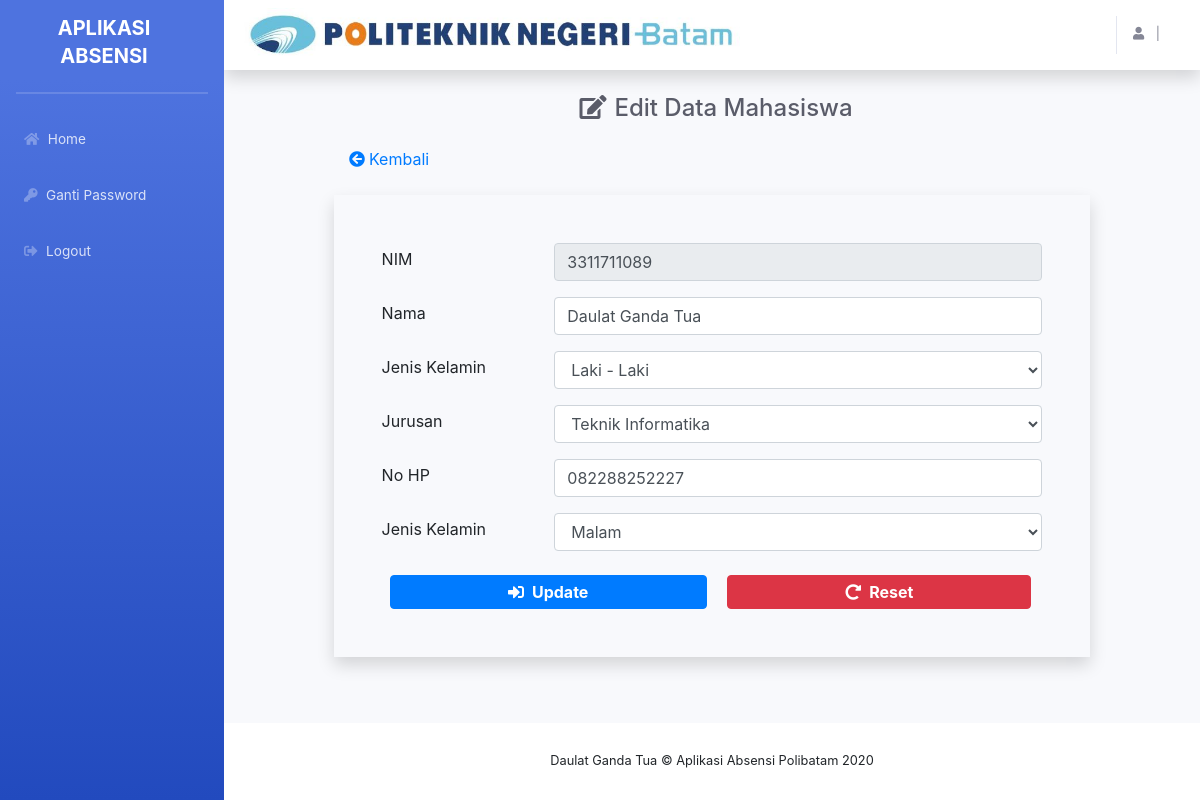
The page /index.php/admin/mahasiswa/edit_mahasiswa/1 on the database its author committed.
### tables this page shows
CREATE TABLE `tb_mahasiswa` (
  `kd_mahasiswa` int(5) NOT NULL,
  `nim` varchar(10) NOT NULL,
  `password` varchar(50) NOT NULL,
  `nama` varchar(50) NOT NULL,
  `jenis_kelamin` varchar(20) NOT NULL,
  `jurusan` varchar(30) NOT NULL,
  `no_hp` varchar(15) NOT NULL,
  `kd_kelas` varchar(15) NOT NULL
);

### application/controllers/admin/Mahasiswa.php (called while the page is built, shortened)
<?php
class Mahasiswa extends CI_controller{
	public function __construct(){
		$this->load->model('UserModel');
		$this->load->library('form_validation');
	}
	public function edit_mahasiswa($id){
		$data['title']	= "Edit Mahasiswa - Aplikasi Absensi Polibatam";
		$where 			= array('kd_mahasiswa'=>$id);
		$data['user'] 	= $this->UserModel->edit_mahasiswa($where, 'tb_mahasiswa')->result();
		$this->load->view('templates/header', $data);
		$this->load->view('templates/sidebar');
		$this->load->view('admin/edit_mahasiswa', $data);
		$this->load->view('templates/footer');
	}
}
?>

### index.php (called while the page is built, shortened)
<?php
require_once BASEPATH.'core/CodeIgniter.php';

### application/models/UserModel.php (called while the page is built, shortened)
<?php if ( ! defined('BASEPATH')) exit('No direct script access allowed');
class UserModel extends CI_Model {
    public function edit_mahasiswa($where, $table){
        return $this->db->get_where($table, $where);
    }
}

### application/views/admin/edit_mahasiswa.php (the view, shortened to what this page needs)
  <div class="container-fluid">
    <h1 class="h4 mb-4 mt-4 text-center text-gray-800 ml-2"><i class="fas fa-edit mr-2"></i>Edit Data Mahasiswa</h1>
    <a href="<?php echo base_url('index.php/admin/mahasiswa') ?>" style="margin-left: 110px;"><i class="fas fa-arrow-circle-left mr-1"></i>Kembali</a>
    <?php foreach($user as $u){?>
    <form method="POST" action="<?php echo base_url('index.php/admin/mahasiswa/edit_mahasiswa_aksi') ?>" class="mt-4 shadow p-5 d-block ml-auto mr-auto" style="width: 80%;">
        <div class="form-group">
          <div class="row">
            <div class="col-md-3">
              <label for="nim" class="mt-1">NIM</label>
            </div>
            <div class="col-md-9 nim">
              <input type="number" name="nim" id="nim" class="form-control" value="<?php echo $u->nim ?>" readonly>
            </div>
          </div>
        </div>
        <div class="form-group">
          <div class="row">
            <div class="col-md-3">
              <label for="nama" class="mt-1">Nama</label>
            </div>
            <div class="col-md-9">
              <input type="text" name="nama" id="nama" class="form-control" value="<?php echo $u->nama ?>" required>
            </div>
          </div>
        </div>
        <div class="form-group">
          <div class="row">
            <div class="col-md-3">
              <label for="jenis_kelamin" class="mt-1">Jenis Kelamin</label>
            </div>
            <div class="col-md-9">
              <select class="form-control" id="jenis_kelamin" name="jenis_kelamin">
                <option value="Laki - Laki" <?php if($u->jenis_kelamin == 'Laki - Laki'){ echo 'selected'; } ?> >Laki - Laki</option>
              </select>
            </div>
          </div>
        </div>
        <div class="form-group">
          <div class="row">
            <div class="col-md-3">
              <label for="jurusan" class="mt-1">Jurusan</label>
            </div>
            <div class="col-md-9">
              <select class="form-control" id="jurusan" name="jurusan">
                <option value="Teknik Informatika" <?php if($u->jurusan == 'Teknik Informatika'){ echo 'selected'; } ?> >Teknik Informatika</option>
              </select>
            </div>
          </div>
        </div>
        <div class="form-group">
          <div class="row">
            <div class="col-md-3">
              <label for="no_hp" class="mt-1">No HP</label>
            </div>
            <div class="col-md-9">
              <input type="text" name="no_hp" id="no_hp" class="form-control" value="<?php echo $u->no_hp ?>" required>
            </div>
          </div>
        </div>
        <div class="form-group">
          <div class="row">
            <div class="col-md-3">
              <label for="kelas" class="mt-1">Jenis Kelamin</label>
            </div>
            <div class="col-md-9">
              <select class="form-control" id="kelas" name="kelas">
                <option value="2" <?php if($u->kd_kelas == '2'){ echo 'selected'; } ?> >Malam</option>
              </select>
            </div>
          </div>
        </div>
        <button type="submit" name="update" class="btn btn-primary p-1 mt-2 mb-0 mr-3 ml-2" style="width: 48%;" onclick="javascript: return confirm('Data yang diisi sudah benar? Klik OKE untuk melanjutkan')"><i class="fas fa-sign-in-alt mr-2"></i><strong>Update</strong></button>
        <button type="reset" class="btn btn-danger p-1 mt-2 mb-0" style="width: 46%;" onclick="javascript: return confirm('Klik OKE untuk mereset')"><i class="fas fa-redo-alt mr-2"></i><strong>Reset</strong></button>
      </form>
      <?php } ?>
  </div>
</div>

### rows shown on the page
tb_mahasiswa: nim "3311711089", nama "Daulat Ganda Tua", jenis_kelamin "Laki - Laki", jurusan "Teknik Informatika", no_hp "082288252227", kelas "Malam"
